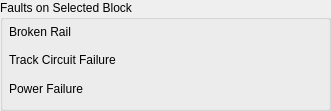
     <widget class="QGroupBox" name="faultsGroupTB">
      <property name="geometry">
       <rect>
        <x>920</x>
        <y>0</y>
        <width>331</width>
        <height>111</height>
       </rect>
      </property>
      <property name="title">
       <string>Faults on Selected Block</string>
      </property>
      <widget class="QWidget" name="verticalLayoutWidget_17">
       <property name="geometry">
        <rect>
         <x>9</x>
         <y>20</y>
         <width>171</width>
         <height>80</height>
        </rect>
       </property>
       <layout class="QVBoxLayout" name="verticalLayout_9">
        <item>
         <widget class="QLabel" name="brokentrackLabelTB">
          <property name="text">
           <string>Broken Rail</string>
          </property>
         </widget>
        </item>
        <item>
         <widget class="QLabel" name="trackcircuitfailureLabelTB">
          <property name="text">
           <string>Track Circuit Failure</string>
          </property>
         </widget>
        </item>
        <item>
         <widget class="QLabel" name="powerfailureLabelTB">
          <property name="text">
           <string>Power Failure</string>
          </property>
         </widget>
        </item>
       </layout>
      </widget>
      <widget class="QWidget" name="verticalLayoutWidget_18">
       <property name="geometry">
        <rect>
         <x>180</x>
         <y>20</y>
         <width>141</width>
         <height>81</height>
        </rect>
       </property>
       <layout class="QVBoxLayout" name="faultsoutputBlockTB">
        <item>
         <widget class="QLabel" name="brokenrailTB_O">
          <property name="text">
           <string/>
          </property>
         </widget>
        </item>
        <item>
         <widget class="QLabel" name="trackcircuitFailureTB_O">
          <property name="text">
           <string/>
          </property>
         </widget>
        </item>
        <item>
         <widget class="QLabel" name="powerFailureTB_O">
          <property name="text">
           <string/>
          </property>
         </widget>
        </item>
       </layout>
      </widget>
     </widget>
